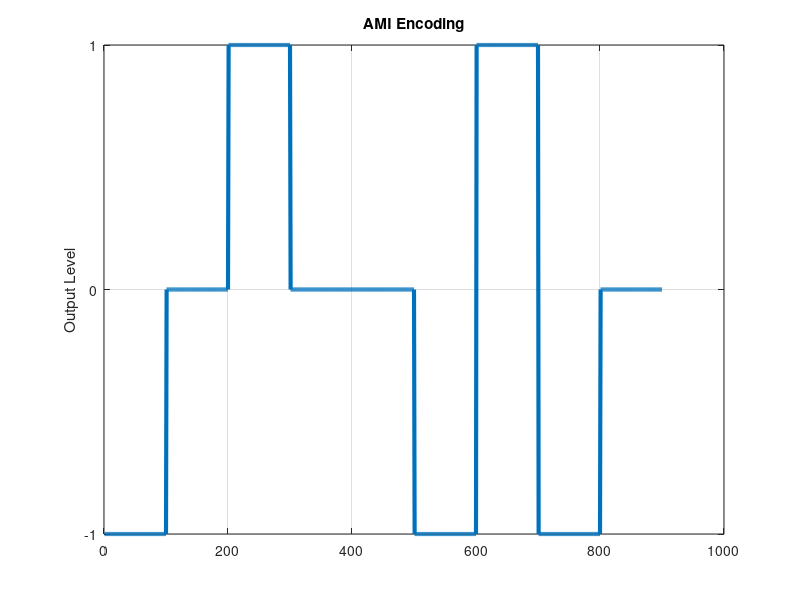

The MATLAB source for this figure:
bits = [1 0 1 0 0 1 1 1 0 ];             % Input
T = max(size(bits));                        % Lenght of input
n = 100;                                          % Oversampling rate
x = zeros(1,length(bits)*n);           % Output array
y = -1;                                              % For Bipolar Encoding  

for i = 0:length(bits)-1
  if bits(i+1) == 1                             % Control of input
        y = y* -1;
        x(i*n+1:(i+1)*n) = -y * 1;          % AMI Encoding for input "1"
        x((i+1)*n+1:(i+1)*n) = -y * -1;				
    else 
        x(i*n+1:(i+1)*n) = 0;                   % AMI Encoding for input "0"   
        x((i+1)*n+1:(i+1)*n) = 0;
      end
end

figure;                                                 % Ploting the figure
plot(x,'LineWidth',3); grid on
title('AMI Encoding')
set(gca,'YTick',[-1:1]);
ylabel('Output Level') 